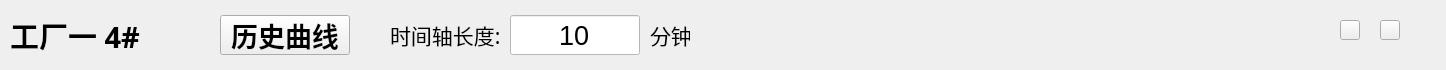
   <widget class="QWidget" name="widget_title" native="true">
    <property name="geometry">
     <rect>
      <x>2</x>
      <y>0</y>
      <width>1446</width>
      <height>70</height>
     </rect>
    </property>
    <property name="styleSheet">
     <string notr="true">#widget_title{
border-top-left-radius: 10px;   /* 设置左上角的圆角半径 */
border-top-right-radius: 10px;  /* 设置右上角的圆角半径 */
border-bottom-left-radius: 0px; /* 保持左下角的圆角半径为 0 */
border-bottom-right-radius: 0px;/* 保持右下角的圆角半径为 0 */
background-color: rgb(170, 170, 255);
}</string>
    </property>
    <widget class="QLabel" name="label_factory_num">
     <property name="geometry">
      <rect>
       <x>10</x>
       <y>15</y>
       <width>140</width>
       <height>40</height>
      </rect>
     </property>
     <property name="font">
      <font>
       <family>华文中宋</family>
       <pointsize>22</pointsize>
       <weight>75</weight>
       <bold>true</bold>
      </font>
     </property>
     <property name="text">
      <string>工厂一 4#</string>
     </property>
    </widget>
    <widget class="QPushButton" name="pushButton_historical_curve">
     <property name="geometry">
      <rect>
       <x>220</x>
       <y>15</y>
       <width>130</width>
       <height>40</height>
      </rect>
     </property>
     <property name="font">
      <font>
       <family>华文仿宋</family>
       <pointsize>20</pointsize>
       <weight>75</weight>
       <bold>true</bold>
      </font>
     </property>
     <property name="text">
      <string>历史曲线</string>
     </property>
    </widget>
    <widget class="QPushButton" name="pushButton_3">
     <property name="geometry">
      <rect>
       <x>1340</x>
       <y>20</y>
       <width>20</width>
       <height>20</height>
      </rect>
     </property>
     <property name="styleSheet">
      <string notr="true">border-image: url(:/logo/minisize.png);</string>
     </property>
     <property name="text">
      <string/>
     </property>
    </widget>
    <widget class="QPushButton" name="pushButton_4">
     <property name="geometry">
      <rect>
       <x>1380</x>
       <y>20</y>
       <width>20</width>
       <height>20</height>
      </rect>
     </property>
     <property name="styleSheet">
      <string notr="true">border-image: url(:/logo/close.png);</string>
     </property>
     <property name="text">
      <string/>
     </property>
    </widget>
    <widget class="QLabel" name="label_factory_num_2">
     <property name="geometry">
      <rect>
       <x>390</x>
       <y>15</y>
       <width>110</width>
       <height>40</height>
      </rect>
     </property>
     <property name="font">
      <font>
       <family>华文中宋</family>
       <pointsize>16</pointsize>
       <weight>50</weight>
       <bold>false</bold>
      </font>
     </property>
     <property name="text">
      <string>时间轴长度:</string>
     </property>
    </widget>
    <widget class="QLabel" name="label_factory_num_3">
     <property name="geometry">
      <rect>
       <x>650</x>
       <y>15</y>
       <width>40</width>
       <height>40</height>
      </rect>
     </property>
     <property name="font">
      <font>
       <family>华文中宋</family>
       <pointsize>16</pointsize>
       <weight>50</weight>
       <bold>false</bold>
      </font>
     </property>
     <property name="text">
      <string>分钟</string>
     </property>
    </widget>
    <widget class="QLineEdit" name="lineEdit_SetTime">
     <property name="geometry">
      <rect>
       <x>510</x>
       <y>15</y>
       <width>130</width>
       <height>40</height>
      </rect>
     </property>
     <property name="font">
      <font>
       <pointsize>20</pointsize>
      </font>
     </property>
     <property name="styleSheet">
      <string notr="true">padding: 0;
background-color: rgb(255, 255, 255);
color: rgb(0, 0, 0);</string>
     </property>
     <property name="text">
      <string>10</string>
     </property>
     <property name="alignment">
      <set>Qt::AlignCenter</set>
     </property>
    </widget>
   </widget>
